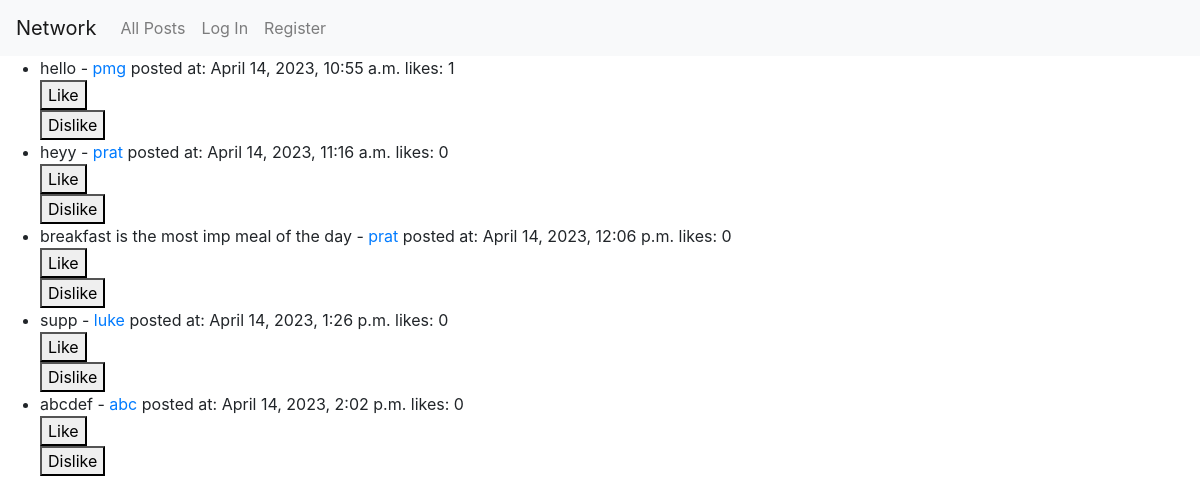
The page / on the database its author committed.
### network/models.py (models this page shows)
class Post(models.Model):
    content = models.TextField()
    author = models.ForeignKey(User, on_delete=models.CASCADE)
    created_at = models.DateTimeField(auto_now_add = True)
    likes = models.IntegerField(default=0)
    dislikes = models.IntegerField(default=0)

class User(AbstractUser):
    following = models.ManyToManyField('self', blank=True, symmetrical=False, related_name='followers')
    followers_count = models.IntegerField(default=0)
    following_count = models.IntegerField(default=0)

### network/views.py (the view)
# urls.py: path("", views.index, name="index"),
def index(request):
    if request.method == 'POST':
        postText = request.POST.get('postText')
        post = Post.objects.create(content=postText, author=request.user)
        posts = Post.objects.all()
        return render(request, 'network/index.html', {'posts': posts})
    else:
        posts = Post.objects.all()
        return render(request, 'network/index.html', {'posts': posts})

### network/templates/network/index.html (shortened to what this page needs)
{% extends "network/layout.html" %}
{% block body %}
    {% if posts %}
        <ul>
            {% for post in posts %}
                <li>{{ post.content }} - <a href="{% url 'profile' post.author.id %}">{{ post.author.username }}</a> posted at: {{post.created_at}} likes: {{post.likes}}
                    <form method="post" action="{% url 'like' post.id %}">
                        <button type="submit">Like</button>
                    </form>
                    <form method="post" action="{% url 'dislike' post.id %}">
                        <button type="submit">Dislike</button>
                    </form>
                </li>
            {% endfor %}
        </ul>
    {% else %}
        <p>No posts found.</p>
    {% endif %}
{% endblock %}

### rows shown on the page
Post: content "hello", author.username "pmg", created_at "April 14, 2023, 10:55 a.m.", likes "1"
Post: content "heyy", author.username "prat", created_at "April 14, 2023, 11:16 a.m.", likes "0"
Post: content "breakfast is the most imp meal of the day", author.username "prat", created_at "April 14, 2023, 12:06 p.m.", likes "0"
Post: content "supp", author.username "luke", created_at "April 14, 2023, 1:26 p.m.", likes "0"
Post: content "abcdef", author.username "abc", created_at "April 14, 2023, 2:02 p.m.", likes "0"
